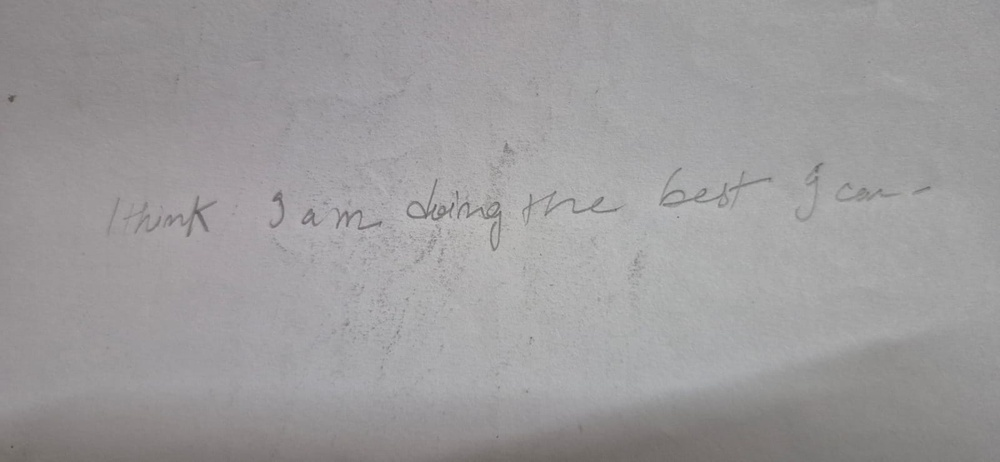
#> input picture test.jpg, 1000 x 462 px, shrunk from 1600 x 739 before the run
$ python -i ocr_test.py   (imports and definitions only)
#> lines starting #> are read from the running program, lines starting #| are printed output that depends on the picture; after the words box and inside, x2 and y2 are one past the last pixel; in counts of white or black regions, pixels touching at a corner belong together
#> further down, picture is the input picture: PIL image 1000x462 RGB; mean R, G, B 157, 155.2, 156.2
from transformers import TrOCRProcessor, VisionEncoderDecoderModel
from PIL import Image, ImageEnhance, ImageFilter, ImageOps
import numpy as np

# [2 lines not run here, left out]

# Load the TrOCR processor and model directly (pipeline is not compatible with TrOCR)
# [1 line that did not run here, left out]
# [1 line that did not run here, left out]

# [1 line not run here, left out]


def preprocess_for_trocr(image: Image.Image) -> Image.Image:
    """
    Enhances a low-contrast handwritten image (e.g., faint pencil on paper)
    so TrOCR can recognise it reliably.

    Steps:
    1. Convert to greyscale
    2. Auto-level (stretch the full dynamic range to 0-255)
    3. Enhance contrast further
    4. Denoise lightly
    5. Auto-crop to the text bounding box (remove empty margins)
    6. Pad with white so the model sees clean borders
    """
    # 1. Greyscale
    gray = image.convert("L")

    # 2. Auto-level: stretch histogram so darkest → 0, brightest → 255
    gray = ImageOps.autocontrast(gray, cutoff=1)  # clip top/bottom 1%
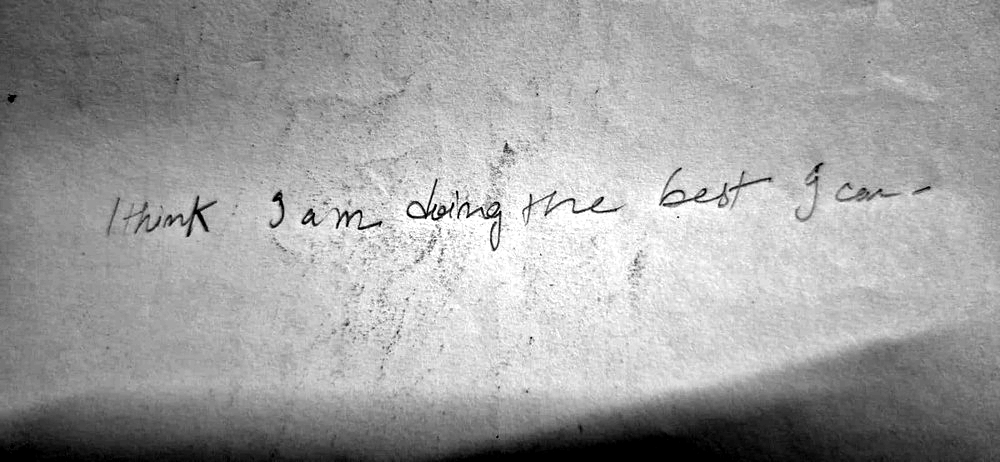
#> gray: PIL image 1000x462 L; min 0, max 255, mean 159.7

    # 3. Contrast boost
    gray = ImageEnhance.Contrast(gray).enhance(2.5)
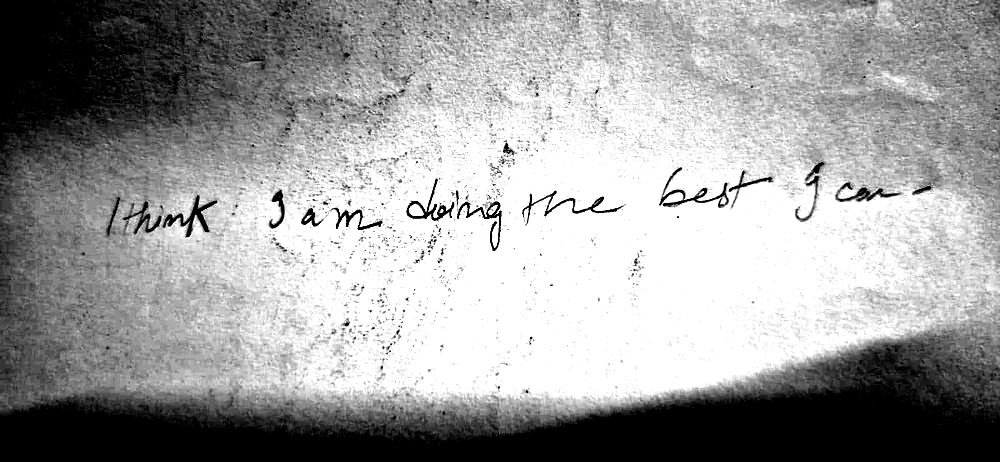
#> gray: PIL image 1000x462 L; min 0, max 255, mean 158.1

    # 4. Gentle denoise (median-like via min-filter then blur)
    gray = gray.filter(ImageFilter.MedianFilter(size=3))
    gray = gray.filter(ImageFilter.SMOOTH)

    # 5. Auto-crop: find bounding box of dark (ink) pixels
    arr = np.array(gray)
    ink = arr < 180  # pixels darker than 180 are ink after enhancement
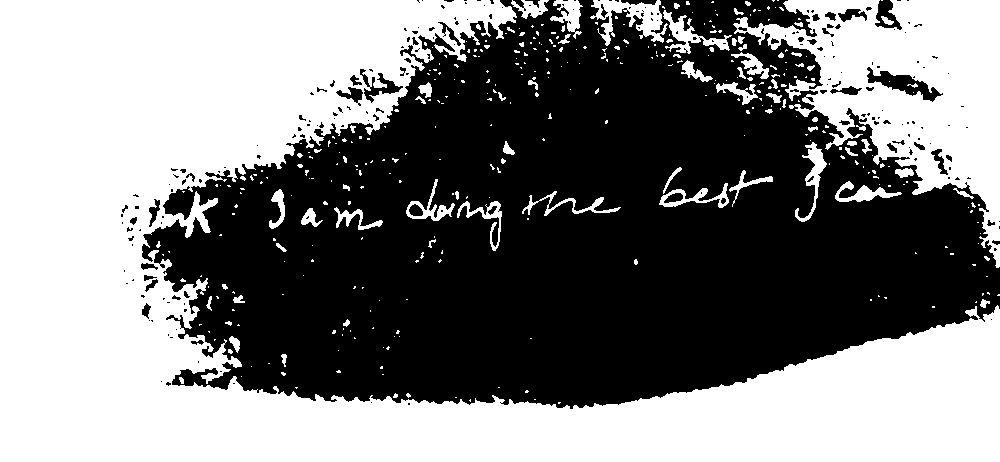
#> ink: shape (462, 1000) bool; 50% white; 384 white regions (310 under 20 px), largest, box (x1, y1, x2, y2) and area: (0, 0, 1000, 462) 187502, (733, 0, 1000, 268) 30430, (590, 0, 668, 46) 1531
    rows = np.where(ink.any(axis=1))[0]
#> rows = 462 values from 0 to 461
    cols = np.where(ink.any(axis=0))[0]
#> cols = 1000 values from 0 to 999

    if len(rows) == 0 or len(cols) == 0:
        # No ink found – return enhanced image as-is (TrOCR handles it)
        return gray.convert("RGB")

    pad = 20
    top    = max(0, rows[0]  - pad)
#> top = 0
    bottom = min(arr.shape[0], rows[-1] + pad)
#> bottom = 462
    left   = max(0, cols[0]  - pad)
#> left = 0
    right  = min(arr.shape[1], cols[-1] + pad)
#> right = 1000

    cropped = gray.crop((left, top, right, bottom))

    # 6. Pad to white so the model doesn't see hard-edge artefacts
    padded = ImageOps.expand(cropped, border=20, fill=255)
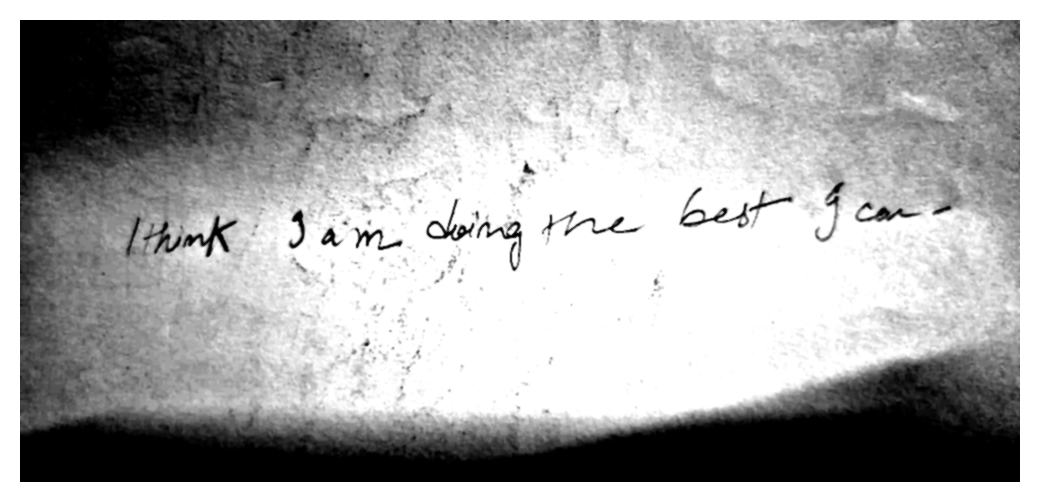
#> padded: PIL image 1040x502 L; min 0, max 255, mean 169.9

    return padded.convert("RGB")


# Load, preprocess and run OCR
# [1 line not run here, left out]
# [1 line that did not run here, left out]

# [1 line that did not run here, left out]
# [1 line that did not run here, left out]
# [1 line that did not run here, left out]

# [2 lines not run here, left out]

>>> from PIL import Image
>>> picture = Image.open('test.jpg')
>>> result = preprocess_for_trocr(picture)
